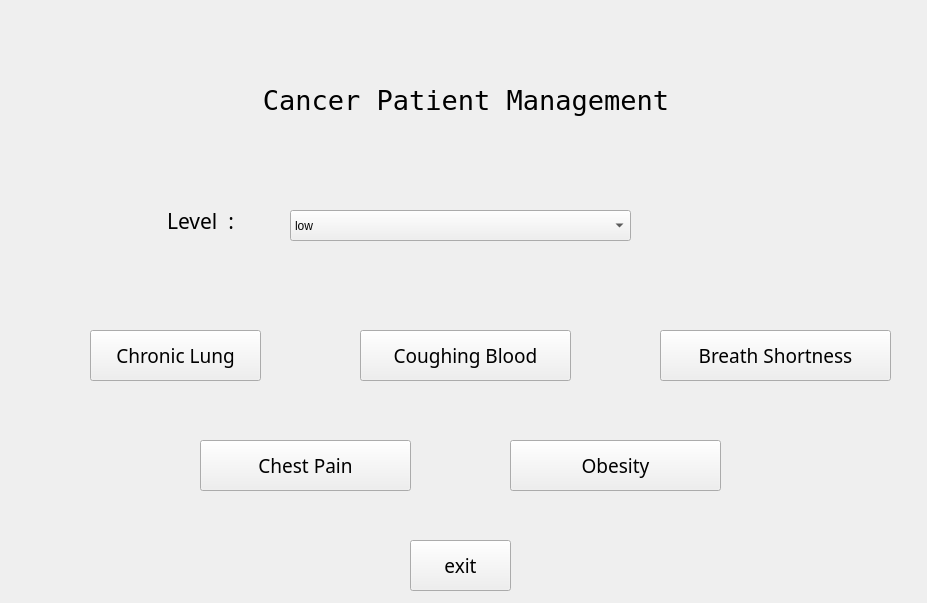
<?xml version="1.0" encoding="UTF-8"?>
<ui version="4.0">
 <class>Form</class>
 <widget class="QWidget" name="Form">
  <property name="geometry">
   <rect>
    <x>0</x>
    <y>0</y>
    <width>927</width>
    <height>603</height>
   </rect>
  </property>
  <property name="windowTitle">
   <string>Form</string>
  </property>
  <widget class="QWidget" name="gridLayoutWidget">
   <property name="geometry">
    <rect>
     <x>70</x>
     <y>40</y>
     <width>791</width>
     <height>121</height>
    </rect>
   </property>
   <layout class="QGridLayout" name="gridLayout">
    <property name="leftMargin">
     <number>1</number>
    </property>
    <item row="0" column="0">
     <widget class="QLabel" name="label">
      <property name="font">
       <font>
        <family>NSimSun</family>
        <pointsize>20</pointsize>
       </font>
      </property>
      <property name="text">
       <string>Cancer Patient Management</string>
      </property>
      <property name="alignment">
       <set>Qt::AlignCenter</set>
      </property>
     </widget>
    </item>
   </layout>
  </widget>
  <widget class="QPushButton" name="chronic_lung">
   <property name="geometry">
    <rect>
     <x>90</x>
     <y>330</y>
     <width>171</width>
     <height>51</height>
    </rect>
   </property>
   <property name="font">
    <font>
     <family>PMingLiU-ExtB</family>
     <pointsize>14</pointsize>
     <italic>false</italic>
    </font>
   </property>
   <property name="text">
    <string>Chronic Lung</string>
   </property>
  </widget>
  <widget class="QPushButton" name="coughing_blood">
   <property name="geometry">
    <rect>
     <x>360</x>
     <y>330</y>
     <width>211</width>
     <height>51</height>
    </rect>
   </property>
   <property name="font">
    <font>
     <family>PMingLiU-ExtB</family>
     <pointsize>14</pointsize>
     <italic>false</italic>
    </font>
   </property>
   <property name="text">
    <string>Coughing Blood</string>
   </property>
  </widget>
  <widget class="QLabel" name="label_2">
   <property name="geometry">
    <rect>
     <x>140</x>
     <y>200</y>
     <width>121</width>
     <height>41</height>
    </rect>
   </property>
   <property name="font">
    <font>
     <family>PMingLiU-ExtB</family>
     <pointsize>16</pointsize>
    </font>
   </property>
   <property name="text">
    <string>Level  :</string>
   </property>
   <property name="alignment">
    <set>Qt::AlignCenter</set>
   </property>
  </widget>
  <widget class="QPushButton" name="exit">
   <property name="geometry">
    <rect>
     <x>410</x>
     <y>540</y>
     <width>101</width>
     <height>51</height>
    </rect>
   </property>
   <property name="font">
    <font>
     <family>Perpetua Titling MT</family>
     <pointsize>14</pointsize>
     <italic>false</italic>
    </font>
   </property>
   <property name="text">
    <string>exit</string>
   </property>
  </widget>
  <widget class="QPushButton" name="breath_shortness">
   <property name="geometry">
    <rect>
     <x>660</x>
     <y>330</y>
     <width>231</width>
     <height>51</height>
    </rect>
   </property>
   <property name="font">
    <font>
     <family>PMingLiU-ExtB</family>
     <pointsize>14</pointsize>
     <italic>false</italic>
    </font>
   </property>
   <property name="text">
    <string>Breath Shortness</string>
   </property>
  </widget>
  <widget class="QPushButton" name="chest_pain">
   <property name="geometry">
    <rect>
     <x>200</x>
     <y>440</y>
     <width>211</width>
     <height>51</height>
    </rect>
   </property>
   <property name="font">
    <font>
     <family>PMingLiU-ExtB</family>
     <pointsize>14</pointsize>
     <italic>false</italic>
    </font>
   </property>
   <property name="text">
    <string>Chest Pain</string>
   </property>
  </widget>
  <widget class="QPushButton" name="obesity">
   <property name="geometry">
    <rect>
     <x>510</x>
     <y>440</y>
     <width>211</width>
     <height>51</height>
    </rect>
   </property>
   <property name="font">
    <font>
     <family>PMingLiU-ExtB</family>
     <pointsize>14</pointsize>
     <italic>false</italic>
    </font>
   </property>
   <property name="text">
    <string>Obesity</string>
   </property>
  </widget>
  <widget class="QComboBox" name="level">
   <property name="geometry">
    <rect>
     <x>290</x>
     <y>210</y>
     <width>341</width>
     <height>31</height>
    </rect>
   </property>
   <item>
    <property name="text">
     <string>low</string>
    </property>
   </item>
   <item>
    <property name="text">
     <string>medium</string>
    </property>
   </item>
   <item>
    <property name="text">
     <string>high</string>
    </property>
   </item>
  </widget>
 </widget>
 <resources/>
 <connections/>
</ui>
